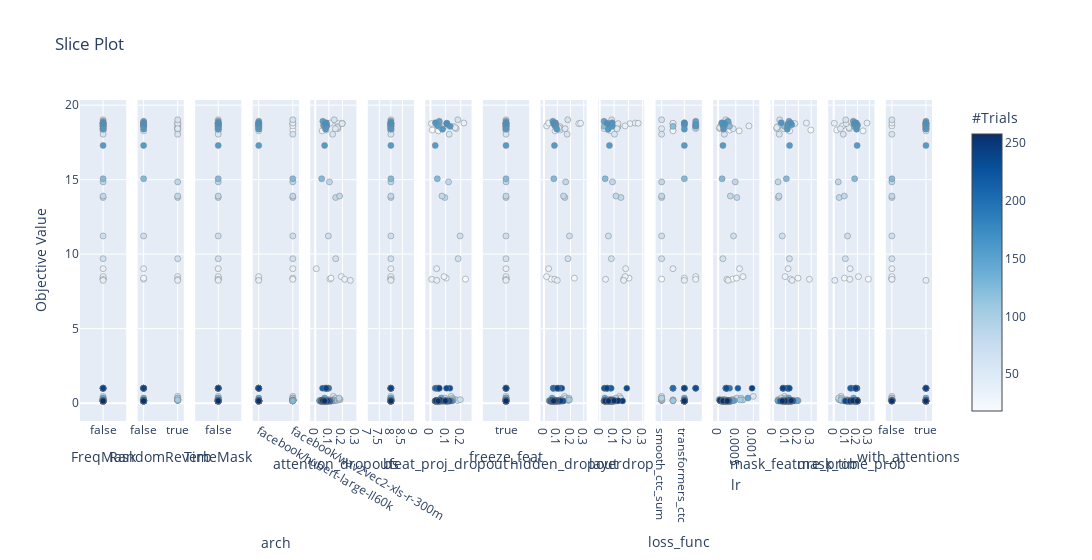

Here is the notebook cell this chart was saved with:
### Code cell
optuna.visualization.plot_slice(study)

### Figure 1 — Plotly figure (JSON) as saved in the notebook; plotly's stock layout.template omitted (floating-point values rounded to 4 significant figures; data arrays with more than 128 entries replaced by an {"elided": "..."} marker saying what was removed)
{"data": [{"marker": {"color": {"elided": "166 int values"}, "colorbar": {"title": {"text": "#Trials"}, "x": 1, "xpad": 40}, "colorscale": [[0, "rgb(247,251,255)"], [0.125, "rgb(222,235,247)"], [0.25, "rgb(198,219,239)"], [0.375, "rgb(158,202,225)"], [0.5, "rgb(107,174,214)"], [0.625, "rgb(66,146,198)"], [0.75, "rgb(33,113,181)"], [0.875, "rgb(8,81,156)"], [1, "rgb(8,48,107)"]], "line": {"color": "Grey", "width": 0.5}, "showscale": true}, "mode": "markers", "showlegend": false, "type": "scatter", "x": {"elided": "166 bool values"}, "xaxis": "x", "y": {"elided": "166 float values"}, "yaxis": "y"}, {"marker": {"color": {"elided": "166 int values"}, "colorbar": {"title": {"text": "#Trials"}, "x": 1, "xpad": 40}, "colorscale": [[0, "rgb(247,251,255)"], [0.125, "rgb(222,235,247)"], [0.25, "rgb(198,219,239)"], [0.375, "rgb(158,202,225)"], [0.5, "rgb(107,174,214)"], [0.625, "rgb(66,146,198)"], [0.75, "rgb(33,113,181)"], [0.875, "rgb(8,81,156)"], [1, "rgb(8,48,107)"]], "line": {"color": "Grey", "width": 0.5}, "showscale": false}, "mode": "markers", "showlegend": false, "type": "scatter", "x": {"elided": "166 bool values"}, "xaxis": "x2", "y": {"elided": "166 float values"}, "yaxis": "y2"}, {"marker": {"color": {"elided": "166 int values"}, "colorbar": {"title": {"text": "#Trials"}, "x": 1, "xpad": 40}, "colorscale": [[0, "rgb(247,251,255)"], [0.125, "rgb(222,235,247)"], [0.25, "rgb(198,219,239)"], [0.375, "rgb(158,202,225)"], [0.5, "rgb(107,174,214)"], [0.625, "rgb(66,146,198)"], [0.75, "rgb(33,113,181)"], [0.875, "rgb(8,81,156)"], [1, "rgb(8,48,107)"]], "line": {"color": "Grey", "width": 0.5}, "showscale": false}, "mode": "markers", "showlegend": false, "type": "scatter", "x": {"elided": "166 bool values"}, "xaxis": "x3", "y": {"elided": "166 float values"}, "yaxis": "y3"}, {"marker": {"color": {"elided": "166 int values"}, "colorbar": {"title": {"text": "#Trials"}, "x": 1, "xpad": 40}, "colorscale": [[0, "rgb(247,251,255)"], [0.125, "rgb(222,235,247)"], [0.25, "rgb(198,219,239)"], [0.375, "rgb(158,202,225)"], [0.5, "rgb(107,174,214)"], [0.625, "rgb(66,146,198)"], [0.75, "rgb(33,113,181)"], [0.875, "rgb(8,81,156)"], [1, "rgb(8,48,107)"]], "line": {"color": "Grey", "width": 0.5}, "showscale": false}, "mode": "markers", "showlegend": false, "type": "scatter", "x": {"elided": "166 str values"}, "xaxis": "x4", "y": {"elided": "166 float values"}, "yaxis": "y4"}, {"marker": {"color": {"elided": "166 int values"}, "colorbar": {"title": {"text": "#Trials"}, "x": 1, "xpad": 40}, "colorscale": [[0, "rgb(247,251,255)"], [0.125, "rgb(222,235,247)"], [0.25, "rgb(198,219,239)"], [0.375, "rgb(158,202,225)"], [0.5, "rgb(107,174,214)"], [0.625, "rgb(66,146,198)"], [0.75, "rgb(33,113,181)"], [0.875, "rgb(8,81,156)"], [1, "rgb(8,48,107)"]], "line": {"color": "Grey", "width": 0.5}, "showscale": false}, "mode": "markers", "showlegend": false, "type": "scatter", "x": {"elided": "166 float values"}, "xaxis": "x5", "y": {"elided": "166 float values"}, "yaxis": "y5"}, {"marker": {"color": {"elided": "166 int values"}, "colorbar": {"title": {"text": "#Trials"}, "x": 1, "xpad": 40}, "colorscale": [[0, "rgb(247,251,255)"], [0.125, "rgb(222,235,247)"], [0.25, "rgb(198,219,239)"], [0.375, "rgb(158,202,225)"], [0.5, "rgb(107,174,214)"], [0.625, "rgb(66,146,198)"], [0.75, "rgb(33,113,181)"], [0.875, "rgb(8,81,156)"], [1, "rgb(8,48,107)"]], "line": {"color": "Grey", "width": 0.5}, "showscale": false}, "mode": "markers", "showlegend": false, "type": "scatter", "x": {"elided": "166 int values"}, "xaxis": "x6", "y": {"elided": "166 float values"}, "yaxis": "y6"}, {"marker": {"color": {"elided": "166 int values"}, "colorbar": {"title": {"text": "#Trials"}, "x": 1, "xpad": 40}, "colorscale": [[0, "rgb(247,251,255)"], [0.125, "rgb(222,235,247)"], [0.25, "rgb(198,219,239)"], [0.375, "rgb(158,202,225)"], [0.5, "rgb(107,174,214)"], [0.625, "rgb(66,146,198)"], [0.75, "rgb(33,113,181)"], [0.875, "rgb(8,81,156)"], [1, "rgb(8,48,107)"]], "line": {"color": "Grey", "width": 0.5}, "showscale": false}, "mode": "markers", "showlegend": false, "type": "scatter", "x": {"elided": "166 float values"}, "xaxis": "x7", "y": {"elided": "166 float values"}, "yaxis": "y7"}, {"marker": {"color": {"elided": "166 int values"}, "colorbar": {"title": {"text": "#Trials"}, "x": 1, "xpad": 40}, "colorscale": [[0, "rgb(247,251,255)"], [0.125, "rgb(222,235,247)"], [0.25, "rgb(198,219,239)"], [0.375, "rgb(158,202,225)"], [0.5, "rgb(107,174,214)"], [0.625, "rgb(66,146,198)"], [0.75, "rgb(33,113,181)"], [0.875, "rgb(8,81,156)"], [1, "rgb(8,48,107)"]], "line": {"color": "Grey", "width": 0.5}, "showscale": false}, "mode": "markers", "showlegend": false, "type": "scatter", "x": {"elided": "166 bool values"}, "xaxis": "x8", "y": {"elided": "166 float values"}, "yaxis": "y8"}, {"marker": {"color": {"elided": "166 int values"}, "colorbar": {"title": {"text": "#Trials"}, "x": 1, "xpad": 40}, "colorscale": [[0, "rgb(247,251,255)"], [0.125, "rgb(222,235,247)"], [0.25, "rgb(198,219,239)"], [0.375, "rgb(158,202,225)"], [0.5, "rgb(107,174,214)"], [0.625, "rgb(66,146,198)"], [0.75, "rgb(33,113,181)"], [0.875, "rgb(8,81,156)"], [1, "rgb(8,48,107)"]], "line": {"color": "Grey", "width": 0.5}, "showscale": false}, "mode": "markers", "showlegend": false, "type": "scatter", "x": {"elided": "166 float values"}, "xaxis": "x9", "y": {"elided": "166 float values"}, "yaxis": "y9"}, {"marker": {"color": {"elided": "166 int values"}, "colorbar": {"title": {"text": "#Trials"}, "x": 1, "xpad": 40}, "colorscale": [[0, "rgb(247,251,255)"], [0.125, "rgb(222,235,247)"], [0.25, "rgb(198,219,239)"], [0.375, "rgb(158,202,225)"], [0.5, "rgb(107,174,214)"], [0.625, "rgb(66,146,198)"], [0.75, "rgb(33,113,181)"], [0.875, "rgb(8,81,156)"], [1, "rgb(8,48,107)"]], "line": {"color": "Grey", "width": 0.5}, "showscale": false}, "mode": "markers", "showlegend": false, "type": "scatter", "x": {"elided": "166 float values"}, "xaxis": "x10", "y": {"elided": "166 float values"}, "yaxis": "y10"}, {"marker": {"color": {"elided": "166 int values"}, "colorbar": {"title": {"text": "#Trials"}, "x": 1, "xpad": 40}, "colorscale": [[0, "rgb(247,251,255)"], [0.125, "rgb(222,235,247)"], [0.25, "rgb(198,219,239)"], [0.375, "rgb(158,202,225)"], [0.5, "rgb(107,174,214)"], [0.625, "rgb(66,146,198)"], [0.75, "rgb(33,113,181)"], [0.875, "rgb(8,81,156)"], [1, "rgb(8,48,107)"]], "line": {"color": "Grey", "width": 0.5}, "showscale": false}, "mode": "markers", "showlegend": false, "type": "scatter", "x": {"elided": "166 str values"}, "xaxis": "x11", "y": {"elided": "166 float values"}, "yaxis": "y11"}, {"marker": {"color": {"elided": "166 int values"}, "colorbar": {"title": {"text": "#Trials"}, "x": 1, "xpad": 40}, "colorscale": [[0, "rgb(247,251,255)"], [0.125, "rgb(222,235,247)"], [0.25, "rgb(198,219,239)"], [0.375, "rgb(158,202,225)"], [0.5, "rgb(107,174,214)"], [0.625, "rgb(66,146,198)"], [0.75, "rgb(33,113,181)"], [0.875, "rgb(8,81,156)"], [1, "rgb(8,48,107)"]], "line": {"color": "Grey", "width": 0.5}, "showscale": false}, "mode": "markers", "showlegend": false, "type": "scatter", "x": {"elided": "166 float values"}, "xaxis": "x12", "y": {"elided": "166 float values"}, "yaxis": "y12"}, {"marker": {"color": {"elided": "166 int values"}, "colorbar": {"title": {"text": "#Trials"}, "x": 1, "xpad": 40}, "colorscale": [[0, "rgb(247,251,255)"], [0.125, "rgb(222,235,247)"], [0.25, "rgb(198,219,239)"], [0.375, "rgb(158,202,225)"], [0.5, "rgb(107,174,214)"], [0.625, "rgb(66,146,198)"], [0.75, "rgb(33,113,181)"], [0.875, "rgb(8,81,156)"], [1, "rgb(8,48,107)"]], "line": {"color": "Grey", "width": 0.5}, "showscale": false}, "mode": "markers", "showlegend": false, "type": "scatter", "x": {"elided": "166 float values"}, "xaxis": "x13", "y": {"elided": "166 float values"}, "yaxis": "y13"}, {"marker": {"color": {"elided": "166 int values"}, "colorbar": {"title": {"text": "#Trials"}, "x": 1, "xpad": 40}, "colorscale": [[0, "rgb(247,251,255)"], [0.125, "rgb(222,235,247)"], [0.25, "rgb(198,219,239)"], [0.375, "rgb(158,202,225)"], [0.5, "rgb(107,174,214)"], [0.625, "rgb(66,146,198)"], [0.75, "rgb(33,113,181)"], [0.875, "rgb(8,81,156)"], [1, "rgb(8,48,107)"]], "line": {"color": "Grey", "width": 0.5}, "showscale": false}, "mode": "markers", "showlegend": false, "type": "scatter", "x": {"elided": "166 float values"}, "xaxis": "x14", "y": {"elided": "166 float values"}, "yaxis": "y14"}, {"marker": {"color": {"elided": "166 int values"}, "colorbar": {"title": {"text": "#Trials"}, "x": 1, "xpad": 40}, "colorscale": [[0, "rgb(247,251,255)"], [0.125, "rgb(222,235,247)"], [0.25, "rgb(198,219,239)"], [0.375, "rgb(158,202,225)"], [0.5, "rgb(107,174,214)"], [0.625, "rgb(66,146,198)"], [0.75, "rgb(33,113,181)"], [0.875, "rgb(8,81,156)"], [1, "rgb(8,48,107)"]], "line": {"color": "Grey", "width": 0.5}, "showscale": false}, "mode": "markers", "showlegend": false, "type": "scatter", "x": {"elided": "166 bool values"}, "xaxis": "x15", "y": {"elided": "166 float values"}, "yaxis": "y15"}], "layout": {"title": {"text": "Slice Plot"}, "width": 4500, "xaxis": {"anchor": "y", "domain": [0, 0.05422], "title": {"text": "FreqMask"}}, "xaxis10": {"anchor": "y10", "domain": [0.608, 0.6622], "title": {"text": "layerdrop"}}, "xaxis11": {"anchor": "y11", "domain": [0.6756, 0.7298], "title": {"text": "loss_func"}}, "xaxis12": {"anchor": "y12", "domain": [0.7431, 0.7973], "title": {"text": "lr"}}, "xaxis13": {"anchor": "y13", "domain": [0.8107, 0.8649], "title": {"text": "mask_feature_prob"}}, "xaxis14": {"anchor": "y14", "domain": [0.8782, 0.9324], "title": {"text": "mask_time_prob"}}, "xaxis15": {"anchor": "y15", "domain": [0.9458, 1.0], "title": {"text": "with_attentions"}}, "xaxis2": {"anchor": "y2", "domain": [0.06756, 0.1218], "title": {"text": "RandomReverb"}}, "xaxis3": {"anchor": "y3", "domain": [0.1351, 0.1893], "title": {"text": "TimeMask"}}, "xaxis4": {"anchor": "y4", "domain": [0.2027, 0.2569], "title": {"text": "arch"}}, "xaxis5": {"anchor": "y5", "domain": [0.2702, 0.3244], "title": {"text": "attention_dropout"}}, "xaxis6": {"anchor": "y6", "domain": [0.3378, 0.392], "title": {"text": "bs"}}, "xaxis7": {"anchor": "y7", "domain": [0.4053, 0.4596], "title": {"text": "feat_proj_dropout"}}, "xaxis8": {"anchor": "y8", "domain": [0.4729, 0.5271], "title": {"text": "freeze_feat"}}, "xaxis9": {"anchor": "y9", "domain": [0.5404, 0.5947], "title": {"text": "hidden_dropout"}}, "yaxis": {"anchor": "x", "domain": [0, 1], "title": {"text": "Objective Value"}}, "yaxis10": {"anchor": "x10", "domain": [0, 1], "matches": "y", "showticklabels": false}, "yaxis11": {"anchor": "x11", "domain": [0, 1], "matches": "y", "showticklabels": false}, "yaxis12": {"anchor": "x12", "domain": [0, 1], "matches": "y", "showticklabels": false}, "yaxis13": {"anchor": "x13", "domain": [0, 1], "matches": "y", "showticklabels": false}, "yaxis14": {"anchor": "x14", "domain": [0, 1], "matches": "y", "showticklabels": false}, "yaxis15": {"anchor": "x15", "domain": [0, 1], "matches": "y", "showticklabels": false}, "yaxis2": {"anchor": "x2", "domain": [0, 1], "matches": "y", "showticklabels": false}, "yaxis3": {"anchor": "x3", "domain": [0, 1], "matches": "y", "showticklabels": false}, "yaxis4": {"anchor": "x4", "domain": [0, 1], "matches": "y", "showticklabels": false}, "yaxis5": {"anchor": "x5", "domain": [0, 1], "matches": "y", "showticklabels": false}, "yaxis6": {"anchor": "x6", "domain": [0, 1], "matches": "y", "showticklabels": false}, "yaxis7": {"anchor": "x7", "domain": [0, 1], "matches": "y", "showticklabels": false}, "yaxis8": {"anchor": "x8", "domain": [0, 1], "matches": "y", "showticklabels": false}, "yaxis9": {"anchor": "x9", "domain": [0, 1], "matches": "y", "showticklabels": false}}}
